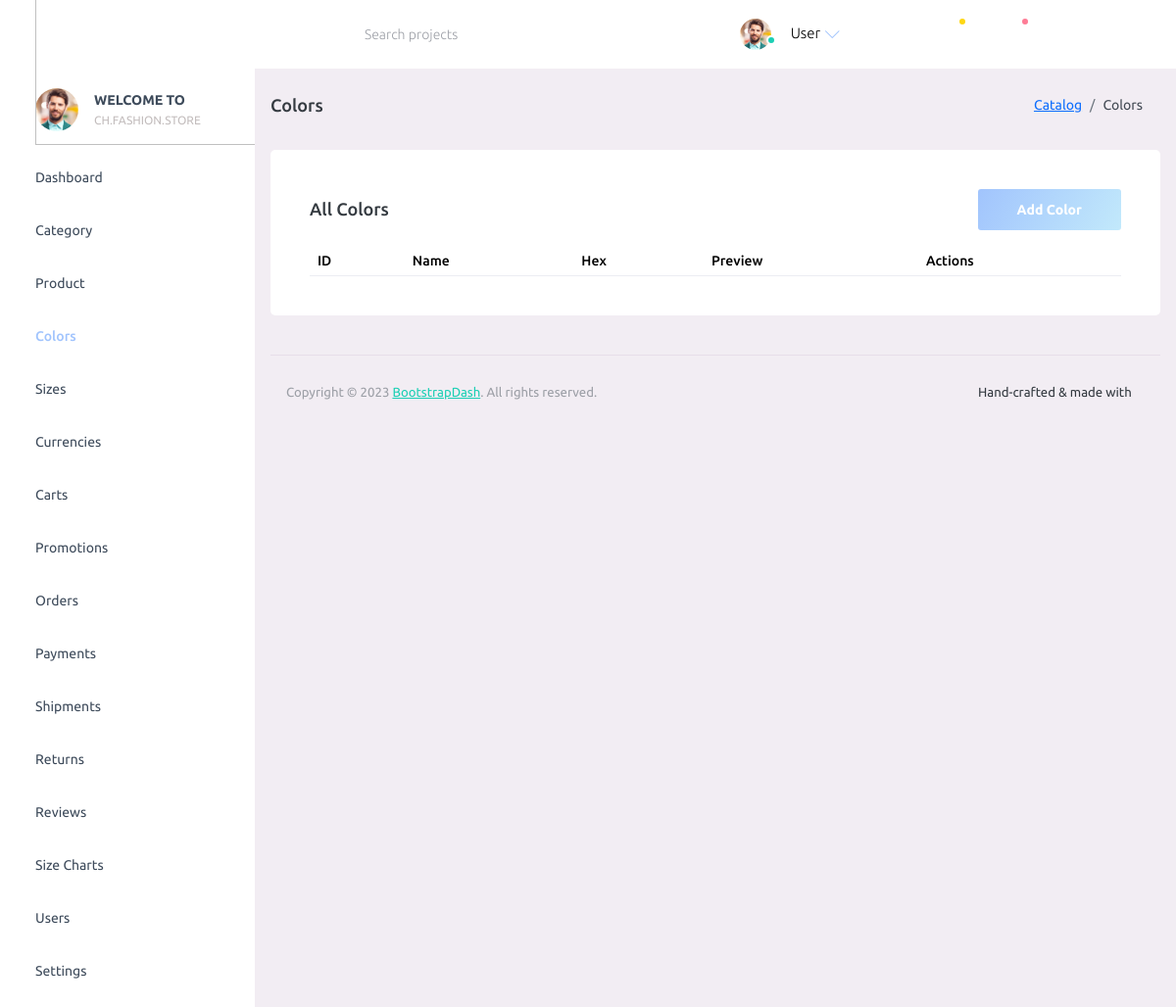
Before: /admin/?p=colors with the older database file.
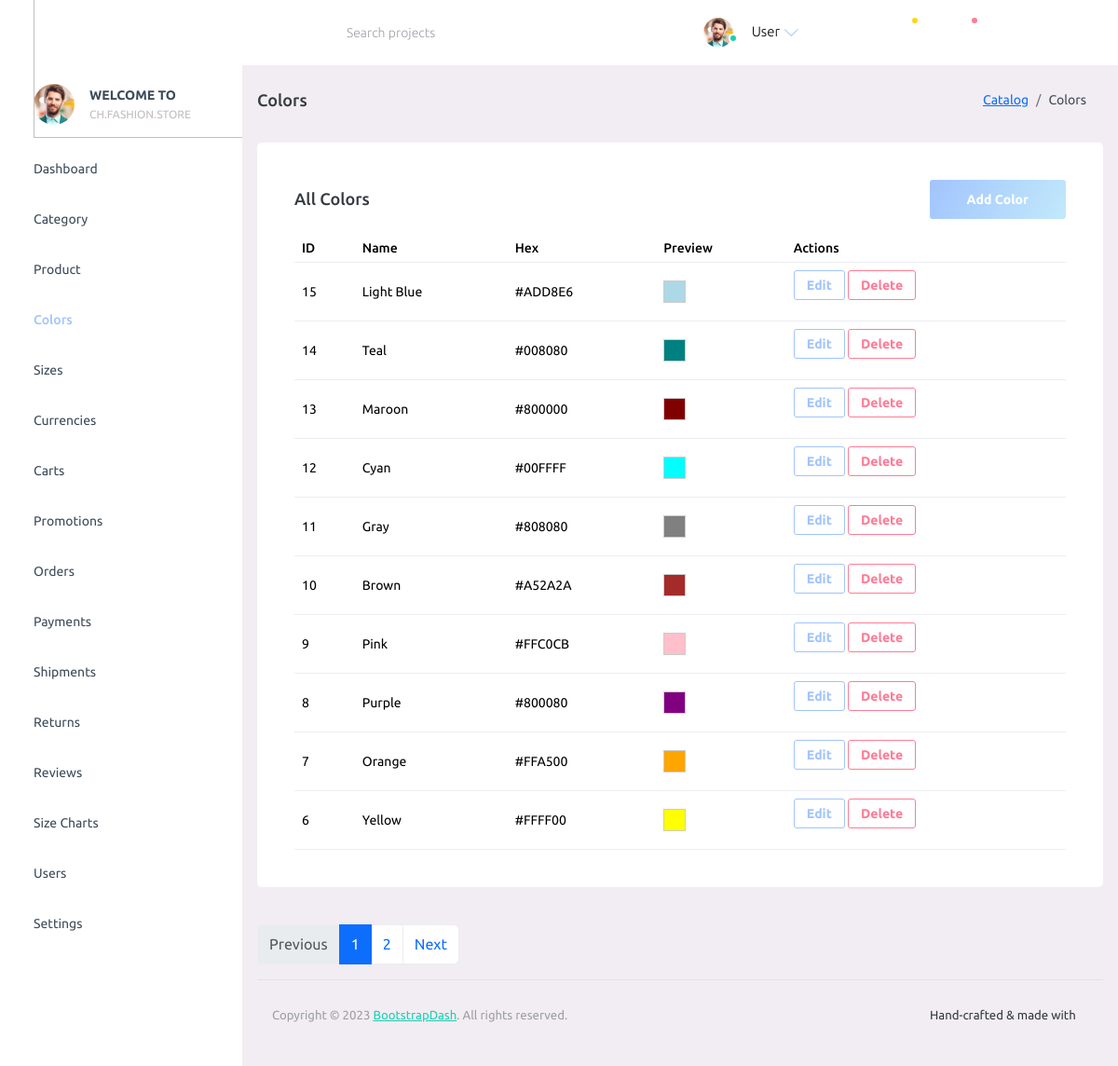
After: the same page with the newer database file.
### tables this page shows
CREATE TABLE colors (
  id BIGINT UNSIGNED AUTO_INCREMENT PRIMARY KEY,
  name VARCHAR(80) NOT NULL UNIQUE,
  hex VARCHAR(7) NULL,
  created_at TIMESTAMP NOT NULL DEFAULT CURRENT_TIMESTAMP
);

### admin/config/database.php (called while the page is built)
<?php
function db(): PDO
{
      static $pdo = null;
      if ($pdo instanceof PDO) {
            return $pdo;
      }
      $dsn = getenv('FS_DB_DSN') ?: 'mysql:host=127.0.0.1;port=3306;dbname=fashionstore;charset=utf8mb4';
      $user = getenv('FS_DB_USER') ?: 'root';
      $pass = getenv('FS_DB_PASS') ?: '';
      $options = [
            PDO::ATTR_ERRMODE => PDO::ERRMODE_EXCEPTION,
            PDO::ATTR_DEFAULT_FETCH_MODE => PDO::FETCH_ASSOC,
            PDO::ATTR_EMULATE_PREPARES => false,
      ];
      $pdo = new PDO($dsn, $user, $pass, $options);
      try {
            $pdo->exec("SET SESSION sql_mode='STRICT_TRANS_TABLES,ERROR_FOR_DIVISION_BY_ZERO,NO_ENGINE_SUBSTITUTION'");
      } catch (Throwable $e) {
      }
      return $pdo;
}

### admin/config/function.php (called while the page is built, shortened)
<?php
require_once __DIR__ . '/database.php';
function db_all(string $sql, array $params = []): array
{
      $stmt = db()->prepare($sql);
      $stmt->execute($params);
      return $stmt->fetchAll();
}

### admin/pages/colors.php (the view, shortened to what the rows shown need)
<?php
require_once __DIR__ . '/../config/function.php';
$page = max(1, (int)($_GET['page'] ?? 1));
$perPage = 10;
$offset = ($page - 1) * $perPage;
$colors = db_all('SELECT id, name, hex FROM colors ORDER BY id DESC LIMIT ? OFFSET ?', [$perPage, $offset]);
?>
<div class="row">
      <div class="col-lg-12 grid-margin stretch-card">
            <div class="card">
                  <div class="card-body">
                        <div class="table-responsive">
                              <table class="table" id="colors-table">
                                    <thead>
                                          <tr>
                                                <th>ID</th>
                                                <th>Name</th>
                                                <th>Hex</th>
                                                <th>Preview</th>
                                                <th>Actions</th>
                                          </tr>
                                    </thead>
                                    <tbody>
                                          <?php foreach ($colors as $c): ?>
                                                <tr>
                                                      <td><?php echo (int)$c['id']; ?></td>
                                                      <td><?php echo htmlspecialchars($c['name'], ENT_QUOTES); ?></td>
                                                      <td><?php echo htmlspecialchars($c['hex'], ENT_QUOTES); ?></td>
                                                      <td>
                                                            <?php if (!empty($c['hex'])): ?>
                                                                  <span style="display:inline-block;width:24px;height:24px;border:1px solid #ccc;background: <?php echo htmlspecialchars($c['hex'], ENT_QUOTES); ?>"></span>
                                                            <?php else: ?>
                                                                  —
                                                            <?php endif; ?>
                                                      </td>
                                                      <td>
                                                            <button type="button" class="btn btn-sm btn-outline-primary" data-bs-toggle="modal" data-bs-target="#editColorModal-<?php echo (int)$c['id']; ?>">Edit</button>
                                                            <form method="post" style="display:inline-block" onsubmit="return confirm('Delete this color?');">
                                                                  <button type="submit" class="btn btn-sm btn-outline-danger">Delete</button>
                                                            </form>
                                                      </td>
                                                </tr>
                                          <?php endforeach; ?>
                                    </tbody>
                              </table>
                        </div>
                  </div>
            </div>
      </div>
</div>

Changed rows visible on the page:
added colors: id "15", name "Light Blue", hex "#ADD8E6"
added colors: id "14", name "Teal", hex "#008080"
added colors: id "13", name "Maroon", hex "#800000"
added colors: id "12", name "Cyan", hex "#00FFFF"
added colors: id "11", name "Gray", hex "#808080"
added colors: id "10", name "Brown", hex "#A52A2A"
added colors: id "9", name "Pink", hex "#FFC0CB"
added colors: id "8", name "Purple", hex "#800080"
added colors: id "7", name "Orange", hex "#FFA500"
added colors: id "6", name "Yellow", hex "#FFFF00"
Other visible differences:
text now shown: "Previous Next"
new list line: "1"
new list line: "2"
